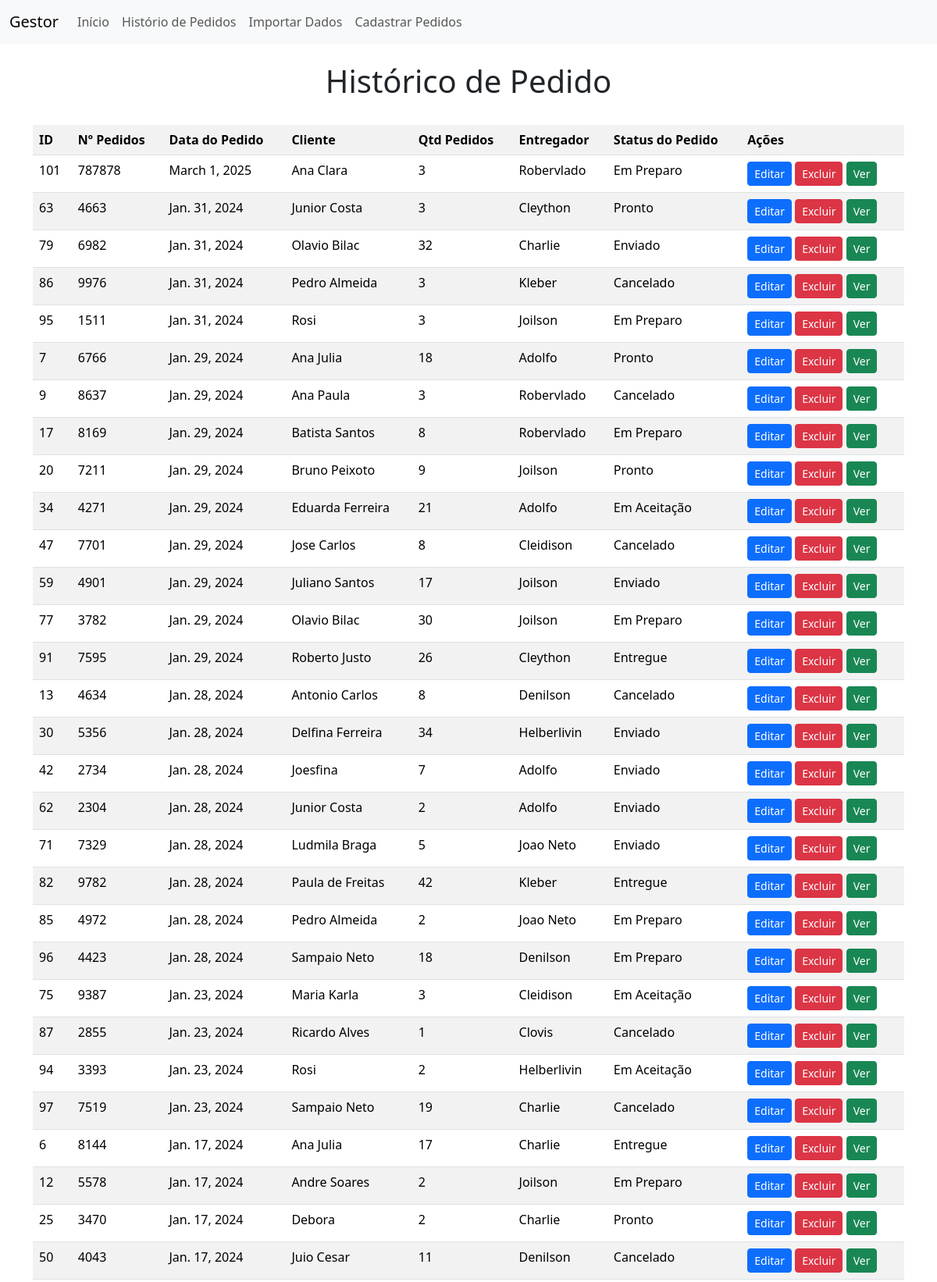
/pedido_list/ (upper part), run on the app's committed database.
### gestor/models.py (models this page shows, shortened)
class pedido(models.Model):
    STATUS_CHOICES = [
        ('ACE', 'Em Aceitação'),
        ('PRE', 'Em Preparo'),
        ('PRT', 'Pronto'),
        ('ENV', 'Enviado'),
        ('ENT', 'Entregue'),
        ('CAN', 'Cancelado'),
    ]
    produto = models.ForeignKey(Produto, on_delete=models.CASCADE, default=1)  # Chave estrangeira do Produto
    entregador = models.ForeignKey(Entregador, on_delete=models.CASCADE, default=1)  # Chave estrangeira do Entregador
    cliente = models.ForeignKey(Cliente, on_delete=models.CASCADE, default=1)  # Chave estrangeira do cliente
    numeroPedido = models.CharField(max_length=50, null=False, blank=False, verbose_name='Número do Pedido')
    horarioDataPedido = models.DateField(null=True, blank=True, verbose_name='Horário do Pedido')  # Horário e data do pedido
    valorTotal = models.DecimalField(max_digits=10, decimal_places=2,null=False, blank=False, verbose_name='Valor total')  # Valor total em reais
    status = models.CharField(
        max_length=3,  # Tamanho máximo da string baseado nos códigos (e.g., "ACE", "PRE")
        choices=STATUS_CHOICES,  # Lista de opções
        default='ACE',  # Valor padrão
        )
    class Meta:
        ordering = ['-horarioDataPedido']

class Cliente(models.Model):
    nome = models.CharField(max_length=50, null=False, blank=False, verbose_name='Nome do Cliente')
    telefone = models.CharField(max_length=15, blank=True, null=True, verbose_name='Telefone do Cliente')  # Telefone (opcional)
    endereco = models.CharField(max_length=100, blank=True, null=True, verbose_name='Endereco do Cliente')
    quantidadePedidos = models.CharField(max_length=50, null=False, blank=True, verbose_name='Quantidade de Pedidos do Cliente') #Zero se o cliente for novamente. Acima de Um o cliente já é de casa.
    class Meta:
        ordering = ['nome']

class Entregador(models.Model):
    nome = models.CharField(max_length=50, null=False, blank=False, verbose_name='Nome do Cliente')
    telefone = models.CharField(max_length=15, blank=True, null=True)  # Telefone (opcional)
    horarioChegada = models.DateField( null=True, blank=True, verbose_name='Horário de Chegada do Entregador')  # Horário e data de chegada do entregado no restaurante.
    class Meta:
        ordering = ['nome']

### gestor/views.py (the view)
# urls.py: path("pedido_list/", views.pedido_list.as_view(), name="pedido_list"),
class pedido_list(ListView):
    model = pedido
    template_name = "gestor/pedido_list.html"  # Nome do template
    context_object_name = "pedidos"  # Nome do contexto passado ao template
    paginate_by = 500  # Paginação, 10 itens por página (opcional)

### gestor/templates/gestor/pedido_list.html (shortened to what this page needs)
{% extends 'base.html' %}
{% block subtitulo %} Histórico de Pedido {% endblock %}
{% block corpo %}
  <center>
    <div class="container">
      <div class="row" style="line-height: 1">
        <div class="col-md-12 col-sm-12 col-xs-12">
          <table class="table table-striped table-hover">
            <th>ID</th>
            <th>Nº Pedidos</th>
            <th>Data do Pedido</th>
            <th>Cliente</th>
            <th>Qtd Pedidos</th>
            <th>Entregador</th>
            <th>Status do Pedido</th>
            <th>Ações</th>
            {% for regs in pedidos %}
            <tr>
              <td>{{ regs.pk }}</td>
              <td>{{ regs.numeroPedido }}</td>
              <td>{{ regs.horarioDataPedido }}</td>
              <td>{{ regs.cliente.nome }}</td>
              <td>{{ regs.cliente.quantidadePedidos }}</td>
              <td>{{ regs.entregador.nome }}</td>
              <td>{{ regs.get_status_display }}</td>
              <td>
                <a href="{% url 'pedido_update' regs.pk %}" class="btn btn-primary btn-sm">Editar</a>
                <a href="{% url 'pedido_delete' regs.pk %}" class="btn btn-danger btn-sm">Excluir</a>
                <a href="{% url 'pedido_detail' regs.pk %}" class="btn btn-success btn-sm">Ver</a>
            </td>
            </tr>
            {% endfor %}
          </table>
        </div>
      </div>
    </div>
  </center>
  {% endblock %}

### data on the page
pedido: pk "101", numeroPedido "787878", horarioDataPedido "March 1, 2025", cliente.nome "Ana Clara", cliente.quantidadePedidos "3", entregador.nome "Robervlado", status "Em Preparo"
pedido: pk "63", numeroPedido "4663", horarioDataPedido "Jan. 31, 2024", cliente.nome "Junior Costa", cliente.quantidadePedidos "3", entregador.nome "Cleython", status "Pronto"
pedido: pk "79", numeroPedido "6982", horarioDataPedido "Jan. 31, 2024", cliente.nome "Olavio Bilac", cliente.quantidadePedidos "32", entregador.nome "Charlie", status "Enviado"
pedido: pk "86", numeroPedido "9976", horarioDataPedido "Jan. 31, 2024", cliente.nome "Pedro Almeida", cliente.quantidadePedidos "3", entregador.nome "Kleber", status "Cancelado"
pedido: pk "95", numeroPedido "1511", horarioDataPedido "Jan. 31, 2024", cliente.nome "Rosi", cliente.quantidadePedidos "3", entregador.nome "Joilson", status "Em Preparo"
pedido: pk "7", numeroPedido "6766", horarioDataPedido "Jan. 29, 2024", cliente.nome "Ana Julia", cliente.quantidadePedidos "18", entregador.nome "Adolfo", status "Pronto"
pedido: pk "9", numeroPedido "8637", horarioDataPedido "Jan. 29, 2024", cliente.nome "Ana Paula", cliente.quantidadePedidos "3", entregador.nome "Robervlado", status "Cancelado"
pedido: pk "17", numeroPedido "8169", horarioDataPedido "Jan. 29, 2024", cliente.nome "Batista Santos", cliente.quantidadePedidos "8", entregador.nome "Robervlado", status "Em Preparo"
pedido: pk "20", numeroPedido "7211", horarioDataPedido "Jan. 29, 2024", cliente.nome "Bruno Peixoto", cliente.quantidadePedidos "9", entregador.nome "Joilson", status "Pronto"
pedido: pk "34", numeroPedido "4271", horarioDataPedido "Jan. 29, 2024", cliente.nome "Eduarda Ferreira", cliente.quantidadePedidos "21", entregador.nome "Adolfo", status "Em Aceitação"
pedido: pk "47", numeroPedido "7701", horarioDataPedido "Jan. 29, 2024", cliente.nome "Jose Carlos", cliente.quantidadePedidos "8", entregador.nome "Cleidison", status "Cancelado"
pedido: pk "59", numeroPedido "4901", horarioDataPedido "Jan. 29, 2024", cliente.nome "Juliano Santos", cliente.quantidadePedidos "17", entregador.nome "Joilson", status "Enviado"
pedido: pk "77", numeroPedido "3782", horarioDataPedido "Jan. 29, 2024", cliente.nome "Olavio Bilac", cliente.quantidadePedidos "30", entregador.nome "Joilson", status "Em Preparo"
pedido: pk "91", numeroPedido "7595", horarioDataPedido "Jan. 29, 2024", cliente.nome "Roberto Justo", cliente.quantidadePedidos "26", entregador.nome "Cleython", status "Entregue"
pedido: pk "13", numeroPedido "4634", horarioDataPedido "Jan. 28, 2024", cliente.nome "Antonio Carlos", cliente.quantidadePedidos "8", entregador.nome "Denilson", status "Cancelado"
pedido: pk "30", numeroPedido "5356", horarioDataPedido "Jan. 28, 2024", cliente.nome "Delfina Ferreira", cliente.quantidadePedidos "34", entregador.nome "Helberlivin", status "Enviado"
pedido: pk "42", numeroPedido "2734", horarioDataPedido "Jan. 28, 2024", cliente.nome "Joesfina", cliente.quantidadePedidos "7", entregador.nome "Adolfo", status "Enviado"
pedido: pk "62", numeroPedido "2304", horarioDataPedido "Jan. 28, 2024", cliente.nome "Junior Costa", cliente.quantidadePedidos "2", entregador.nome "Adolfo", status "Enviado"
pedido: pk "71", numeroPedido "7329", horarioDataPedido "Jan. 28, 2024", cliente.nome "Ludmila Braga", cliente.quantidadePedidos "5", entregador.nome "Joao Neto", status "Enviado"
pedido: pk "82", numeroPedido "9782", horarioDataPedido "Jan. 28, 2024", cliente.nome "Paula de Freitas", cliente.quantidadePedidos "42", entregador.nome "Kleber", status "Entregue"
pedido: pk "85", numeroPedido "4972", horarioDataPedido "Jan. 28, 2024", cliente.nome "Pedro Almeida", cliente.quantidadePedidos "2", entregador.nome "Joao Neto", status "Em Preparo"
pedido: pk "96", numeroPedido "4423", horarioDataPedido "Jan. 28, 2024", cliente.nome "Sampaio Neto", cliente.quantidadePedidos "18", entregador.nome "Denilson", status "Em Preparo"
pedido: pk "75", numeroPedido "9387", horarioDataPedido "Jan. 23, 2024", cliente.nome "Maria Karla", cliente.quantidadePedidos "3", entregador.nome "Cleidison", status "Em Aceitação"
pedido: pk "87", numeroPedido "2855", horarioDataPedido "Jan. 23, 2024", cliente.nome "Ricardo Alves", cliente.quantidadePedidos "1", entregador.nome "Clovis", status "Cancelado"
pedido: pk "94", numeroPedido "3393", horarioDataPedido "Jan. 23, 2024", cliente.nome "Rosi", cliente.quantidadePedidos "2", entregador.nome "Helberlivin", status "Em Aceitação"
pedido: pk "97", numeroPedido "7519", horarioDataPedido "Jan. 23, 2024", cliente.nome "Sampaio Neto", cliente.quantidadePedidos "19", entregador.nome "Charlie", status "Cancelado"
pedido: pk "6", numeroPedido "8144", horarioDataPedido "Jan. 17, 2024", cliente.nome "Ana Julia", cliente.quantidadePedidos "17", entregador.nome "Charlie", status "Entregue"
pedido: pk "12", numeroPedido "5578", horarioDataPedido "Jan. 17, 2024", cliente.nome "Andre Soares", cliente.quantidadePedidos "2", entregador.nome "Joilson", status "Em Preparo"
pedido: pk "25", numeroPedido "3470", horarioDataPedido "Jan. 17, 2024", cliente.nome "Debora", cliente.quantidadePedidos "2", entregador.nome "Charlie", status "Pronto"
pedido: pk "50", numeroPedido "4043", horarioDataPedido "Jan. 17, 2024", cliente.nome "Juio Cesar", cliente.quantidadePedidos "11", entregador.nome "Denilson", status "Cancelado"
